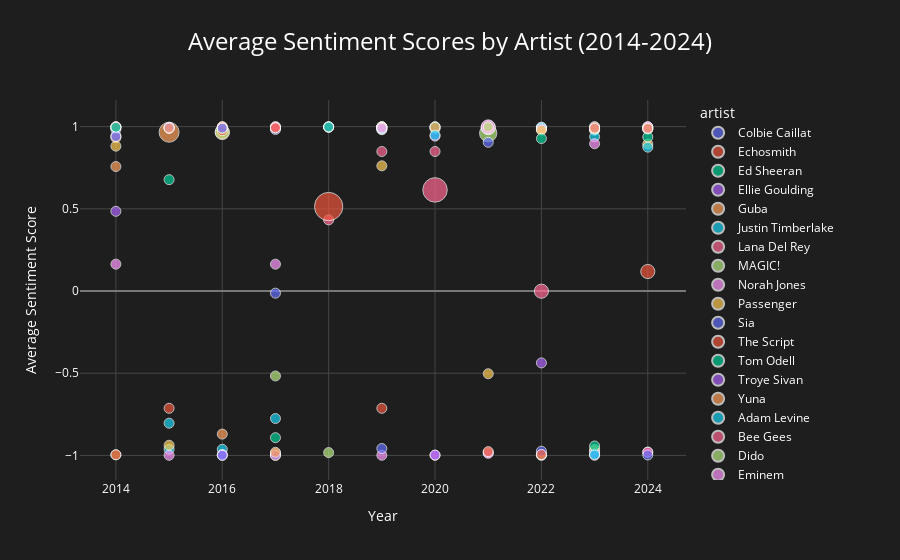

The notebook cell saved with this chart:
### Code cell
import plotly.express as px

# Aggregate number of songs per artist per year
song_counts = song_sentiment.groupby(['year', 'artist']).size().reset_index(name='count')

# Merge with average sentiment scores
sentiment_bubble_data = song_sentiment.groupby(['year', 'artist'])['sentiment'].mean().reset_index()
sentiment_bubble_data = pd.merge(sentiment_bubble_data, song_counts, on=['year', 'artist'])

# Create bubble chart
fig = px.scatter(sentiment_bubble_data, x='year', y='sentiment', size='count',
                 color='artist', hover_name='artist', 
                 title='Average Sentiment Scores by Artist (2014-2024)',
                 labels={'sentiment': 'Average Sentiment Score', 'count': 'Number of Songs'})

fig.update_layout(
    title={
        'text': 'Average Sentiment Scores by Artist (2014-2024)',
        'x': 0.5,
        'xanchor': 'center',
        'font': {'size': 24, 'color': 'white'}
    },
    plot_bgcolor='rgb(30, 30, 30)',  # Dark background
    paper_bgcolor='rgb(30, 30, 30)',  # Dark paper background
    font=dict(color='white'),  # White font color for labels
    xaxis=dict(
        showgrid=True,
        gridcolor='rgb(70, 70, 70)',  # Subtle grid lines
        zerolinecolor='rgb(120, 120, 120)',  # Zero line
        title=dict(text='Year', font=dict(color='white'))
    ),
    yaxis=dict(
        showgrid=True,
        gridcolor='rgb(70, 70, 70)',
        zerolinecolor='rgb(120, 120, 120)',
        title=dict(text='Average Sentiment Score', font=dict(color='white'))
    ),
    legend=dict(
        font=dict(color='white'),
        bgcolor='rgba(0, 0, 0, 0)'  # Transparent background
    ),
)


fig.write_html("./static/charts/sentimentScore.html")

fig.show()
